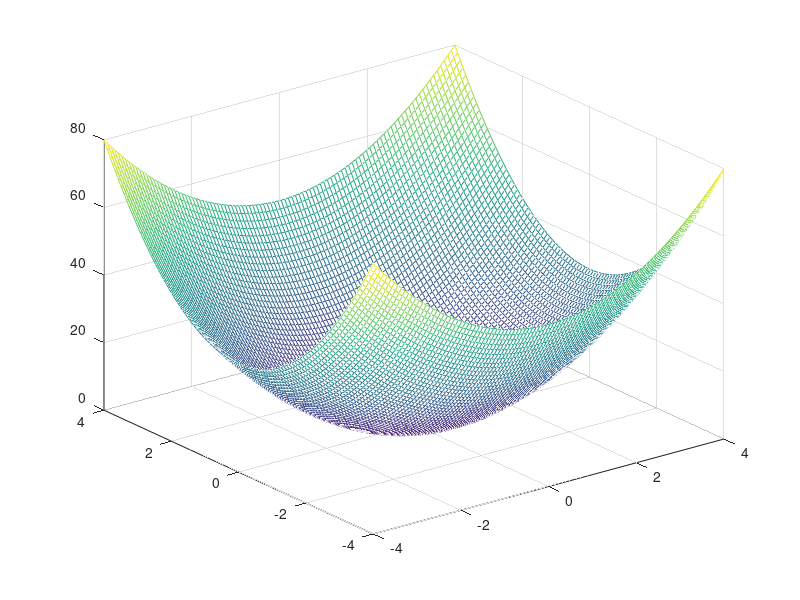

Write MATLAB code to recreate this figure. (Note: this script raises an error after producing the figure.)
close all
clear all
clc
%DISCESA DEL GRADIENTE
%Inizializzo (x0,e,k=0)
%calcolo la direzione di discesa dk=-grad(f(xk))
%lungo tale direzione cerco lk>0 tale che f(xk+lk*dk)<f(xk)
%aggiorno xk+1=xk+lk*dk e k=k+1

x=linspace(-4, 4, 100);
y=linspace(-4, 4, 100);

[X,Y]=meshgrid(x,y);
Z= 2*X.^2+3*Y.^2;


mesh(X,Y,Z);

%inizializzo
X0=1;
Y0=1;
Z0 = f_task1 (X0,Y0);
%gradiente
dk=gradf(X0,Y0);
%lungo tale direzione cerco lk>0 tale che f(xk+lk*dk)<f(xk)
%calcolo passo di discesa lk
e=0.00001;
lk=0.005;
X=X0;
Y=Y0;
k=0;
exit=0; 
% syms x y;
H=[4 , 0 ; 0 , 6];
iterazioni=0;

while not(exit)
    dk=gradf(X,Y);
    if norm(dk)<e
        disp('trovato minimo');
        norm(dk);
        exit=1;
        %break
    else
        iterazioni= iterazioni+1;
        X=X+lk*dk(1);  %-1
        Y=Y+lk*dk(2);  %-2
        dk=gradf(X,Y);
        lk= (gradf(X,Y)*dk')/(dk*H*dk');
        k=k+1;
        exit=0;
    end
end
Zmin = f_task1 (X,Y);
hold on
plot3(X,Y,Zmin,'b*','Markersize',20)


%X e Y sono praticamente zero
